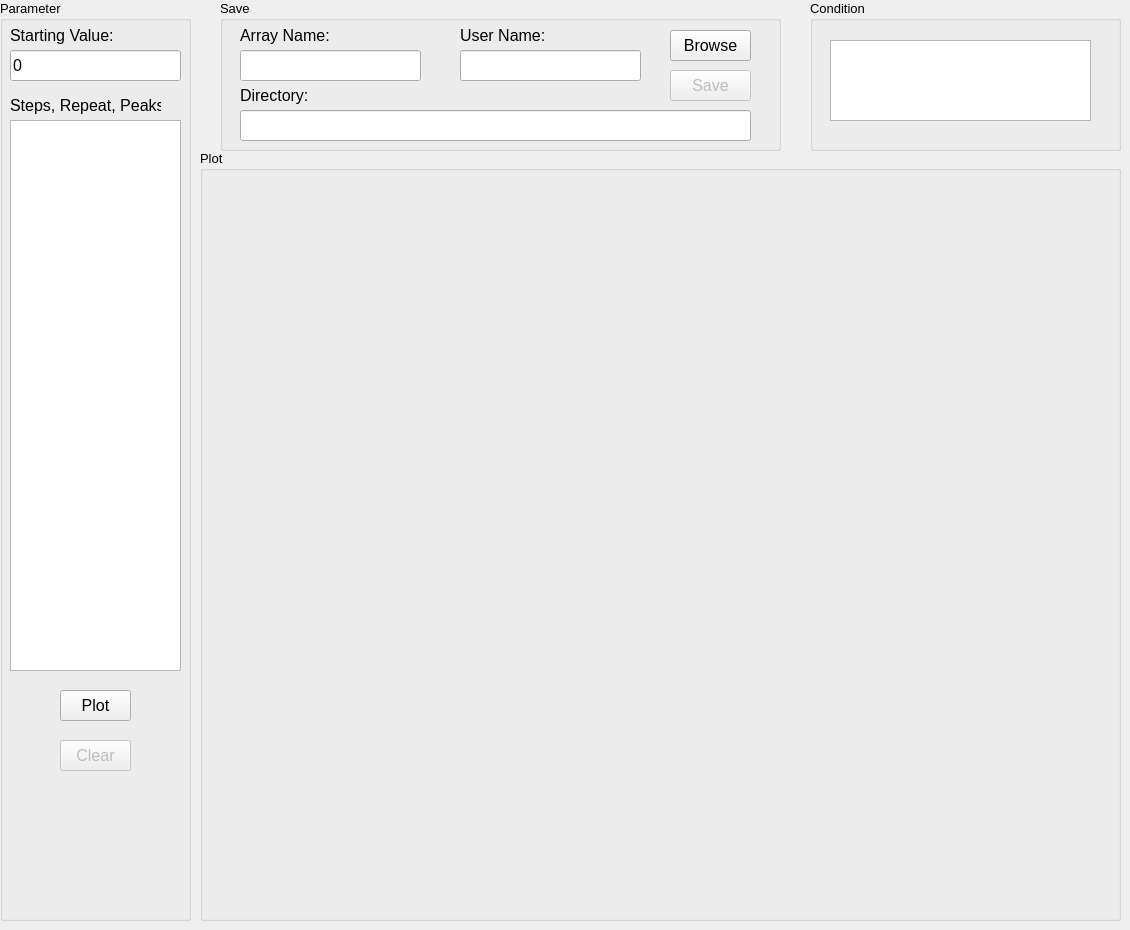
            <widget class="QWidget" name="page_array">
             <widget class="QGroupBox" name="groupBox_parameter">
              <property name="geometry">
               <rect>
                <x>0</x>
                <y>0</y>
                <width>191</width>
                <height>921</height>
               </rect>
              </property>
              <property name="font">
               <font>
                <pointsize>10</pointsize>
               </font>
              </property>
              <property name="title">
               <string>Parameter</string>
              </property>
              <widget class="QLabel" name="label_starting_value">
               <property name="geometry">
                <rect>
                 <x>10</x>
                 <y>20</y>
                 <width>111</width>
                 <height>31</height>
                </rect>
               </property>
               <property name="font">
                <font>
                 <pointsize>12</pointsize>
                </font>
               </property>
               <property name="text">
                <string>Starting Value:</string>
               </property>
              </widget>
              <widget class="QLineEdit" name="lineEdit_start">
               <property name="geometry">
                <rect>
                 <x>10</x>
                 <y>50</y>
                 <width>171</width>
                 <height>31</height>
                </rect>
               </property>
               <property name="font">
                <font>
                 <pointsize>12</pointsize>
                </font>
               </property>
               <property name="text">
                <string>0</string>
               </property>
              </widget>
              <widget class="QPushButton" name="pushButton_plot">
               <property name="geometry">
                <rect>
                 <x>60</x>
                 <y>690</y>
                 <width>71</width>
                 <height>31</height>
                </rect>
               </property>
               <property name="font">
                <font>
                 <pointsize>12</pointsize>
                </font>
               </property>
               <property name="text">
                <string>Plot</string>
               </property>
              </widget>
              <widget class="QPushButton" name="pushButton_clear">
               <property name="enabled">
                <bool>false</bool>
               </property>
               <property name="geometry">
                <rect>
                 <x>60</x>
                 <y>740</y>
                 <width>71</width>
                 <height>31</height>
                </rect>
               </property>
               <property name="font">
                <font>
                 <pointsize>12</pointsize>
                </font>
               </property>
               <property name="text">
                <string>Clear</string>
               </property>
              </widget>
              <widget class="QTextEdit" name="textEdit_peaks_steps">
               <property name="geometry">
                <rect>
                 <x>10</x>
                 <y>120</y>
                 <width>171</width>
                 <height>551</height>
                </rect>
               </property>
               <property name="font">
                <font>
                 <pointsize>20</pointsize>
                 <strikeout>false</strikeout>
                 <kerning>true</kerning>
                </font>
               </property>
               <property name="cursor" stdset="0">
                <cursorShape>IBeamCursor</cursorShape>
               </property>
               <property name="horizontalScrollBarPolicy">
                <enum>Qt::ScrollBarAsNeeded</enum>
               </property>
               <property name="tabStopWidth">
                <number>80</number>
               </property>
               <property name="cursorWidth">
                <number>2</number>
               </property>
              </widget>
              <widget class="QLabel" name="label_2">
               <property name="geometry">
                <rect>
                 <x>10</x>
                 <y>90</y>
                 <width>151</width>
                 <height>31</height>
                </rect>
               </property>
               <property name="font">
                <font>
                 <pointsize>12</pointsize>
                </font>
               </property>
               <property name="text">
                <string>Steps, Repeat, Peaks:</string>
               </property>
              </widget>
             </widget>
             <widget class="QGroupBox" name="groupBox_save_general">
              <property name="geometry">
               <rect>
                <x>220</x>
                <y>0</y>
                <width>561</width>
                <height>151</height>
               </rect>
              </property>
              <property name="font">
               <font>
                <pointsize>10</pointsize>
               </font>
              </property>
              <property name="title">
               <string>Save</string>
              </property>
              <widget class="QLineEdit" name="lineEdit_array_name">
               <property name="geometry">
                <rect>
                 <x>20</x>
                 <y>50</y>
                 <width>181</width>
                 <height>31</height>
                </rect>
               </property>
               <property name="font">
                <font>
                 <pointsize>12</pointsize>
                </font>
               </property>
              </widget>
              <widget class="QLabel" name="label_4">
               <property name="geometry">
                <rect>
                 <x>20</x>
                 <y>20</y>
                 <width>111</width>
                 <height>31</height>
                </rect>
               </property>
               <property name="font">
                <font>
                 <pointsize>12</pointsize>
                </font>
               </property>
               <property name="text">
                <string>Array Name:</string>
               </property>
              </widget>
              <widget class="QPushButton" name="pushButton_save">
               <property name="enabled">
                <bool>false</bool>
               </property>
               <property name="geometry">
                <rect>
                 <x>450</x>
                 <y>70</y>
                 <width>81</width>
                 <height>31</height>
                </rect>
               </property>
               <property name="font">
                <font>
                 <pointsize>12</pointsize>
                </font>
               </property>
               <property name="text">
                <string>Save</string>
               </property>
              </widget>
              <widget class="QLabel" name="label_6">
               <property name="geometry">
                <rect>
                 <x>20</x>
                 <y>80</y>
                 <width>111</width>
                 <height>31</height>
                </rect>
               </property>
               <property name="font">
                <font>
                 <pointsize>12</pointsize>
                </font>
               </property>
               <property name="text">
                <string>Directory:</string>
               </property>
              </widget>
              <widget class="QLineEdit" name="lineEdit_directory_save">
               <property name="geometry">
                <rect>
                 <x>20</x>
                 <y>110</y>
                 <width>511</width>
                 <height>31</height>
                </rect>
               </property>
               <property name="font">
                <font>
                 <pointsize>12</pointsize>
                </font>
               </property>
              </widget>
              <widget class="QPushButton" name="pushButton_browse_save">
               <property name="geometry">
                <rect>
                 <x>450</x>
                 <y>30</y>
                 <width>81</width>
                 <height>31</height>
                </rect>
               </property>
               <property name="font">
                <font>
                 <pointsize>12</pointsize>
                </font>
               </property>
               <property name="text">
                <string>Browse</string>
               </property>
              </widget>
              <widget class="QLabel" name="label_10">
               <property name="geometry">
                <rect>
                 <x>240</x>
                 <y>20</y>
                 <width>111</width>
                 <height>31</height>
                </rect>
               </property>
               <property name="font">
                <font>
                 <pointsize>12</pointsize>
                </font>
               </property>
               <property name="text">
                <string>User Name:</string>
               </property>
              </widget>
              <widget class="QLineEdit" name="lineEdit_user_name">
               <property name="geometry">
                <rect>
                 <x>240</x>
                 <y>50</y>
                 <width>181</width>
                 <height>31</height>
                </rect>
               </property>
               <property name="font">
                <font>
                 <pointsize>12</pointsize>
                </font>
               </property>
              </widget>
             </widget>
             <widget class="QGroupBox" name="groupBox_condition_general">
              <property name="geometry">
               <rect>
                <x>810</x>
                <y>0</y>
                <width>311</width>
                <height>151</height>
               </rect>
              </property>
              <property name="font">
               <font>
                <pointsize>10</pointsize>
               </font>
              </property>
              <property name="title">
               <string>Condition</string>
              </property>
              <widget class="QTextEdit" name="textEdit_condition">
               <property name="geometry">
                <rect>
                 <x>20</x>
                 <y>40</y>
                 <width>261</width>
                 <height>81</height>
                </rect>
               </property>
               <property name="font">
                <font>
                 <pointsize>14</pointsize>
                </font>
               </property>
              </widget>
             </widget>
             <widget class="QGroupBox" name="groupBox_plot">
              <property name="geometry">
               <rect>
                <x>200</x>
                <y>150</y>
                <width>921</width>
                <height>771</height>
               </rect>
              </property>
              <property name="font">
               <font>
                <pointsize>10</pointsize>
               </font>
              </property>
              <property name="title">
               <string>Plot</string>
              </property>
              <widget class="MatplotlibWidget" name="mplwidget_general">
               <property name="geometry">
                <rect>
                 <x>350</x>
                 <y>270</y>
                 <width>16</width>
                 <height>16</height>
                </rect>
               </property>
              </widget>
              <widget class="QWidget" name="widget_general" native="true">
               <property name="geometry">
                <rect>
                 <x>0</x>
                 <y>10</y>
                 <width>921</width>
                 <height>761</height>
                </rect>
               </property>
              </widget>
             </widget>
            </widget>
